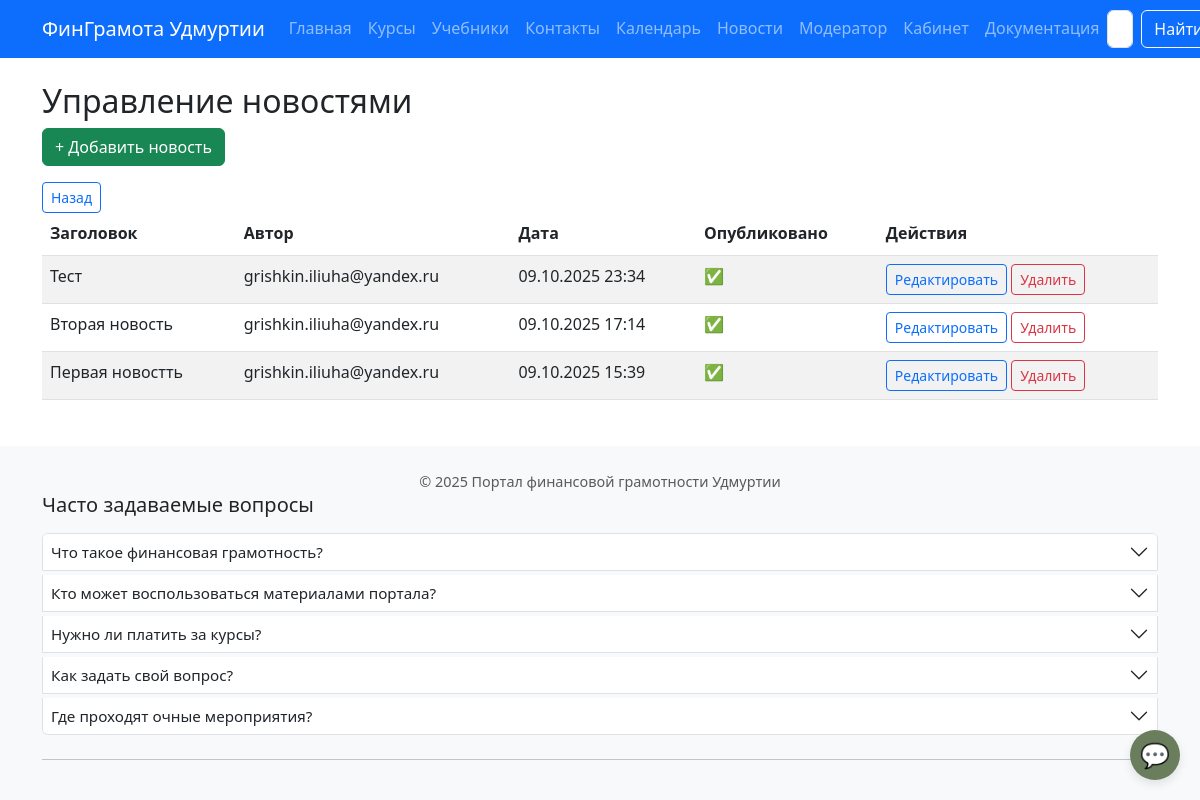
Page /moderator/news/ (signed in) on the committed database.
### core/models.py (models this page shows, shortened)
class News(models.Model):
    title = models.CharField(max_length=200, verbose_name="Заголовок")
    content = models.TextField(verbose_name="Содержание")
    image = models.ImageField(
        upload_to='news_images/',
        blank=True,
        null=True,
        verbose_name="Изображение"
    )
    created_at = models.DateTimeField(auto_now_add=True, verbose_name="Дата публикации")
    author = models.ForeignKey(
        'User',
        on_delete=models.SET_NULL,
        null=True,
        limit_choices_to={'is_moderator': True},
        verbose_name="Автор"
    )
    is_published = models.BooleanField(default=True, verbose_name="Опубликовано")
    class Meta:
        verbose_name = "Новость"
        verbose_name_plural = "Новости"
        ordering = ['-created_at']

class User(AbstractUser):
    email = models.EmailField(unique=True, verbose_name="Email")
    phone = models.CharField(max_length=20, blank=True, verbose_name="Телефон")
    email_verified = models.BooleanField(default=False, verbose_name="Email подтверждён")
    is_moderator = models.BooleanField(default=False, verbose_name="Модератор")
    USERNAME_FIELD = 'email'  # Используем email для входа
    REQUIRED_FIELDS = ['username']      # Не требуем другие поля при создании через createsuperuser

### core/views.py (the view)
# urls.py: path('moderator/news/', views.news_moderator_list, name='news_moderator_list'),
@user_passes_test(is_moderator, login_url='/login/')
def news_moderator_list(request):
    news_items = News.objects.all().order_by('-created_at')
    return render(request, 'core/news_moderator_list.html', {'news_list': news_items})

### core/views.py (called while the page is built)
def is_moderator(user):
    return user.is_authenticated and user.is_moderator

### templates/core/news_moderator_list.html
{% extends 'base.html' %}
{% load static %}
{% block content %}
<h2>Управление новостями</h2>
<a href="{% url 'core:news_create' %}" class="btn btn-success mb-3">+ Добавить новость</a>
<div>
  <a href="{% url 'core:moderator_dashboard' %}" class="btn btn-sm btn-outline-primary">Назад</a>
</div>
<div class="table-responsive">
  <table class="table table-striped">
    <thead>
      <tr>
        <th>Заголовок</th>
        <th>Автор</th>
        <th>Дата</th>
        <th>Опубликовано</th>
        <th>Действия</th>
      </tr>
    </thead>
    <tbody>
      {% for item in news_list %}
        <tr>
          <td>{{ item.title }}</td>
          <td>{{ item.author.email }}</td>
          <td>{{ item.created_at|date:"d.m.Y H:i" }}</td>
          <td>{% if item.is_published %}✅{% else %}❌{% endif %}</td>
          <td>
            <a href="{% url 'core:news_edit' item.id %}" class="btn btn-sm btn-outline-primary">Редактировать</a>
            <a href="{% url 'core:news_delete' item.id %}" class="btn btn-sm btn-outline-danger">Удалить</a>
          </td>
        </tr>
      {% empty %}
        <tr><td colspan="5" class="text-center">Новостей нет</td></tr>
      {% endfor %}
    </tbody>
  </table>
</div>
{% endblock %}

### static/css/style.css (style rules this page uses)
body { font-size: 1rem; line-height: 1.6; }

### templates/base.html (style rules this page uses)
body { display: flex; flex-direction: column; min-height: 100vh; font-size: 1rem; line-height: 1.6; }
body { padding-bottom: 70px; }
@media (min-width: 577px) { body { padding-bottom: 0; } }

### rows in the picture
News: title "Тест", author.email "grishkin.iliuha@yandex.ru", created_at "09.10.2025 23:34"
News: title "Вторая новость", author.email "grishkin.iliuha@yandex.ru", created_at "09.10.2025 17:14"
News: title "Первая новостть", author.email "grishkin.iliuha@yandex.ru", created_at "09.10.2025 15:39"

### other values in the picture
{{ item.question }} "Что такое финансовая грамотность?" "Кто может воспользоваться материалами портала?" "Нужно ли платить за курсы?" "Как задать свой вопрос?" "Где проходят очные мероприятия?"
